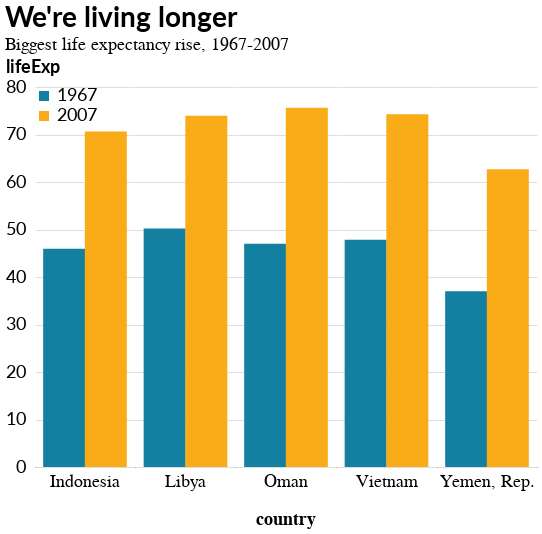

The code cell stored with this chart in its notebook:
### Code cell
# altair
grouped_bars_altair = (
    alt.Chart(grouped_bar_df)
    .mark_bar(size=42)
    .encode(x='year:N',
            y='lifeExp:Q',
            color=alt.Color('year:N', scale=alt.Scale(
                range=["#1380A1", "#FAAB18"])),
            column='country:N')
    .properties(title={'text': "We're living longer",
                       'subtitle': 'Biggest life expectancy rise, 1967-2007'},
                width=100
                ).configure_facet(
        spacing=0.5,
#         strokeWidth=1.0,
    ).configure_scale(
        bandPaddingInner=0.4,
        bandPaddingOuter=0.4
    ).configure_header(labelOrient='bottom',
                       labelPadding=6,
                       titleOrient='bottom')
    .configure_axisX(
        ticks=False,
        labels=False,
        title=None,
    ).configure_view(
        stroke=None
    )
)

grouped_bars_altair

### Figure 1 — Vega-Lite specification as saved in the notebook (floating-point values rounded to 4 significant figures)
{"width": 100, "height": 380, "config": {"title": {"fontSize": 28, "font": "Lato", "anchor": "start", "fontColor": "#000000", "subtitleFontSize": 18}, "axisX": {"domain": true, "domainColor": "#000000", "domainWidth": 1, "grid": false, "labelFont": "Lato", "labelFontSize": 18, "labelAngle": 0, "labelPadding": 10, "tickColor": "#000000", "tickSize": 5, "titleFont": "Lato", "titleFontSize": 18, "titlePadding": 10, "labels": false, "ticks": false, "title": null}, "axisY": {"domain": false, "grid": true, "gridColor": "#DEDDDD", "gridWidth": 1, "labelFont": "Lato", "labelFontSize": 18, "labelAngle": 0, "labelPadding": 10, "ticks": false, "titleFont": "Lato", "titleFontSize": 18, "titlePadding": 10, "titleAngle": 0, "titleY": -11, "titleX": -3}, "header": {"labelFontSize": 18, "titleFontSize": 18, "labelOrient": "bottom", "labelPadding": 6, "titleOrient": "bottom"}, "range": {"category": ["#1696d2", "#d2d2d2", "#000000", "#fdbf11", "#ec008b", "#55b748", "#5c5859", "#db2b27"], "diverging": ["#cfe8f3", "#a2d4ec", "#73bfe2", "#46abdb", "#1696d2", "#12719e"]}, "legend": {"labelFont": "Lato", "labelFontSize": 18, "symbolType": "square", "symbolSize": 100, "titleFont": "Lato", "titleFontSize": 18, "title": "", "orient": "top-left", "offset": 0}, "view": {"stroke": null}, "facet": {"spacing": 0.5}, "scale": {"bandPaddingInner": 0.4, "bandPaddingOuter": 0.4}}, "data": {"name": "data-23e0747d191a42a58e9c5764138c1bc9"}, "mark": {"type": "bar", "size": 42}, "encoding": {"color": {"type": "nominal", "field": "year", "scale": {"range": ["#1380A1", "#FAAB18"]}}, "column": {"type": "nominal", "field": "country"}, "x": {"type": "nominal", "field": "year"}, "y": {"type": "quantitative", "field": "lifeExp"}}, "title": {"text": "We're living longer", "subtitle": "Biggest life expectancy rise, 1967-2007"}, "$schema": "https://vega.github.io/schema/vega-lite/v4.8.1.json", "datasets": {"data-23e0747d191a42a58e9c5764138c1bc9": [{"country": "Oman", "gap": 28.65, "year": 1967, "lifeExp": 46.99}, {"country": "Vietnam", "gap": 26.41, "year": 1967, "lifeExp": 47.84}, {"country": "Yemen, Rep.", "gap": 25.71, "year": 1967, "lifeExp": 36.98}, {"country": "Indonesia", "gap": 24.69, "year": 1967, "lifeExp": 45.96}, {"country": "Libya", "gap": 23.73, "year": 1967, "lifeExp": 50.23}, {"country": "Oman", "gap": 28.65, "year": 2007, "lifeExp": 75.64}, {"country": "Vietnam", "gap": 26.41, "year": 2007, "lifeExp": 74.25}, {"country": "Yemen, Rep.", "gap": 25.71, "year": 2007, "lifeExp": 62.7}, {"country": "Indonesia", "gap": 24.69, "year": 2007, "lifeExp": 70.65}, {"country": "Libya", "gap": 23.73, "year": 2007, "lifeExp": 73.95}]}}
